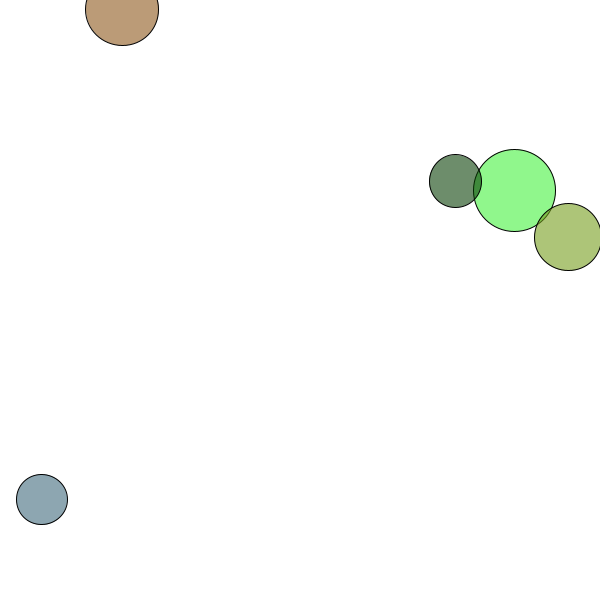
Frame 1 (no input)
Frame 60 (the mouse pressed at the canvas centre just before this capture): identical to frame 1, image omitted
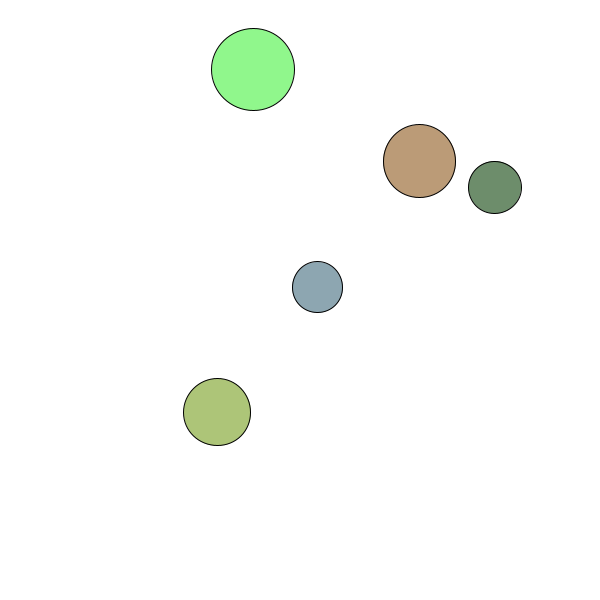
Frame 120 (the mouse held since frame 60 and released just before this capture)

The Processing sketch that drew these frames (run headless with seeded random() and noise(); from frame 60 on, the mouse is pressed at the canvas centre):

// Processing sketch: processing_145128
// ── processing_145128.pde

Circulo [] arrayCirculos;
int cantCirculos;

void setup()
{
  size(600, 600);
  background(255);
  //noStroke();
  
  cantCirculos = 5;
  arrayCirculos = new Circulo[cantCirculos];
  
  for (int i=0; i < cantCirculos; i++)
  {
    arrayCirculos[i] = new Circulo();
    arrayCirculos[i].inicializar();
  }
}

void draw()
{
  background(255);
  
  for (int i=0; i < cantCirculos; i++)
  {
    arrayCirculos[i].actualizar();
    arrayCirculos[i].dibujar();
  }
}

void mousePressed()
{
  boolean noAgarrarMas = false;
  for (int i=cantCirculos-1; i >= 0; i--)
  {
    if (!noAgarrarMas)
    {
      arrayCirculos[i].agarrar();
      if (arrayCirculos[i].agarrado)
      {
        noAgarrarMas = true;
      }
    }
  }
  
  if (!noAgarrarMas)
  {
    int next;
    for (int i=0; i < cantCirculos; i++)
    {
      next = i + 1;
      if (next == cantCirculos)
      {
        next = 0;
      }
      arrayCirculos[i].determinarNuevaPos(arrayCirculos[next].x, arrayCirculos[next].y);
    }
  }
}

void mouseReleased()
{
  for (int i=0; i < cantCirculos; i++)
  {
    arrayCirculos[i].soltar();
  }
}

void keyPressed()
{
  if (key == ' ')
  {
    for (int i=0; i < cantCirculos; i++)
    {
      arrayCirculos[i].sortearPos();
    }
  }
}
class Circulo
{
  float x, y;
  float dx,dy;
  float nx, ny;
  float velToNewPos;
  float angleToNewPos;
  float size;
  color colorActual;
  boolean agarrado;
  int borde;
  
  Circulo()
  {
    
  }
  
  void inicializar()
  {
    size = random(50, 100);
    colorActual = color(random(255), random(255), random(255));
    borde = 1;
    sortearPos();
  }
  
  void sortearPos()
  {
    x = random(0, width);
    y = random(0, height);
    nx = x;
    ny = y;
  }
  
  void actualizar()
  {
    if (agarrado)
    {
      x = mouseX - dx;
      y = mouseY - dy;
      nx = x;
      ny = y;
    }
    else
    {
      if (x != nx || y != ny)
      {
        x += velToNewPos * cos(angleToNewPos);
        y += velToNewPos * sin(angleToNewPos);
        
        if (dist(x, y, nx, ny) <= velToNewPos)
        {
          x = nx;
          y = ny;
        }
      }
    }
  }
  
  void dibujar()
  {
    strokeWeight(borde);
    fill(colorActual, 150);
    ellipse(x, y , size, size);
  }
  
  void agarrar()
  {
    if( dist( mouseX, mouseY, x, y ) < size / 2 )
    {
      agarrado = true;
      borde = 4;
      dx = mouseX - x;
      dy = mouseY - y;
    }
  }

  void soltar()
  {
    agarrado = false;
    borde = 1;
  }
  
  void determinarNuevaPos(float _x, float _y)
  {
    nx = _x;
    ny = _y;
    velToNewPos = dist(x, y, nx, ny) / 90;
    angleToNewPos = atan2( ny - y, nx - x);
  }
}
